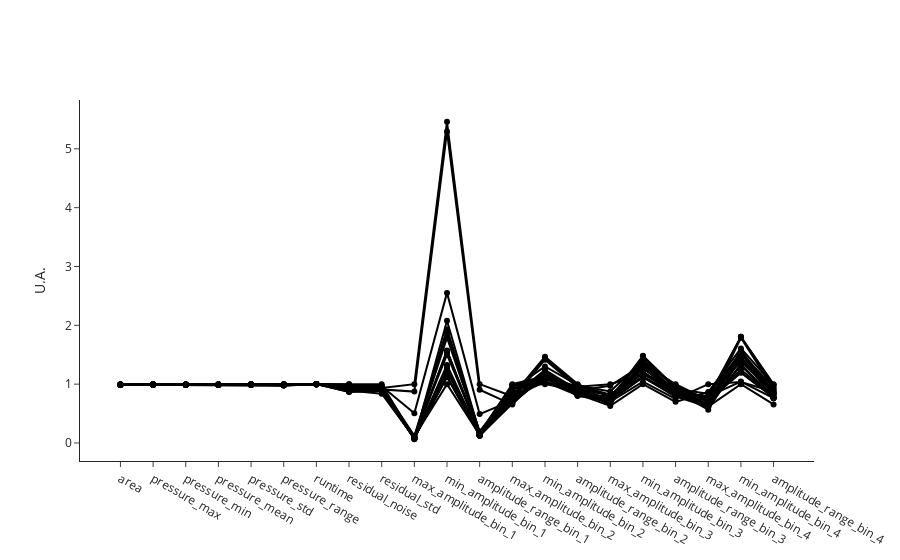

Source (notebook cell):
### Code cell
fig_train_features=eng.analyses.plot_features(indices = train_indices)
fig_train_features.update_layout(showlegend=False)
for trace in fig_train_features.data:
    trace.line.color = "black"
fig_train_features.write_image("dev/figures/fig_train_features.png", width=1100, height= 350, scale = 3)
fig_train_features.show()
